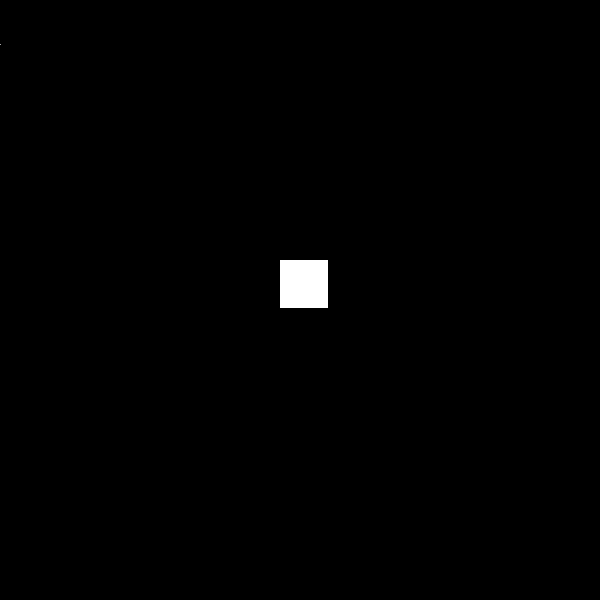
#> input picture Filtragem frequencia/sinc_original_menor.tif, 600 x 600 px
$ python ex4.py
#> lines starting #> are read from the running program, lines starting #| are printed output that depends on the picture
import cv2
import numpy as np
import matplotlib.pyplot as plt

# Carreguando a imagem inicial
imagem = cv2.imread('sinc_original_menor.tif', 0)
#> imagem is the input picture: shape (600, 600); min 0, max 255, mean 1.6
# Calcule a Transformada de Fourier 2D da imagem
fourier = np.fft.fft2(imagem)
fourier_shifted = np.fft.fftshift(fourier)
magnitude_spectrum = np.log(np.abs(fourier_shifted) + 1)
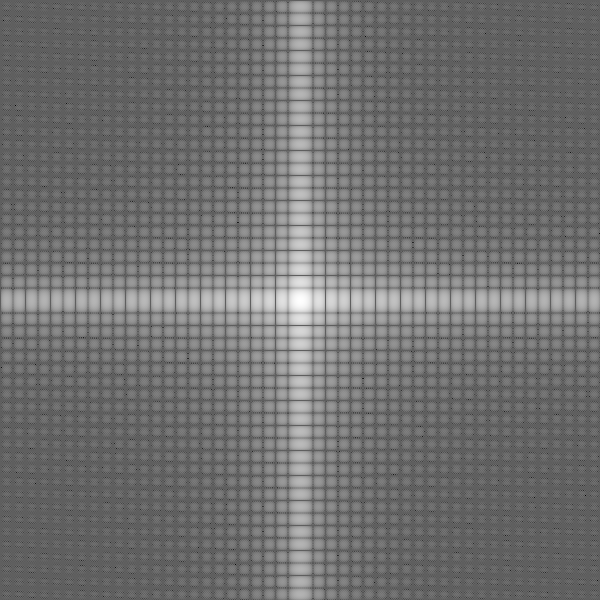
#> magnitude_spectrum: shape (600, 600) float64; min 0.26, max 13.28, mean 6.02; drawn with min black and max white

# Valores diferentes de D0
D0_values = [0.01, 0.05, 0.5]

plt.figure(figsize=(12, 12))

for i, D0 in enumerate(D0_values):
    n = 2  # Ordem do filtro Butterworth
    filtro_butterworth = 1 / (1 + (np.sqrt(2) - 1) * np.power(magnitude_spectrum / D0, 2 * n))

    # Aplique o filtro à Transformada de Fourier
    fourier_filtrado_butterworth = fourier_shifted * filtro_butterworth

    # Calcule a Transformada Inversa de Fourier para obter a imagem filtrada
    imagem_filtrada_butterworth = np.abs(np.fft.ifft2(np.fft.ifftshift(fourier_filtrado_butterworth)))

    # Visualize as imagens dos filtros e as imagens filtradas
    plt.subplot(3, 3, i * 2 + 1)
    plt.title(f'Filtro Butterworth (D0 = {D0})')
    plt.imshow(filtro_butterworth, cmap='gray')
    plt.axis('off')

    plt.subplot(3, 3, i * 2 + 2)
    plt.title(f'Imagem Filtrada (D0 = {D0})')
    plt.imshow(imagem_filtrada_butterworth, cmap='gray')
    plt.axis('off')

# Visualize a imagem original
plt.subplot(3, 3, 7)
plt.title('Imagem Original')
plt.imshow(imagem, cmap='gray')
plt.axis('off')

# Visualize o espectro de Fourier
plt.subplot(3, 3, 8)
plt.title('Espectro de Fourier')
plt.imshow(magnitude_spectrum, cmap='gray')
plt.axis('off')

plt.tight_layout()
plt.show()
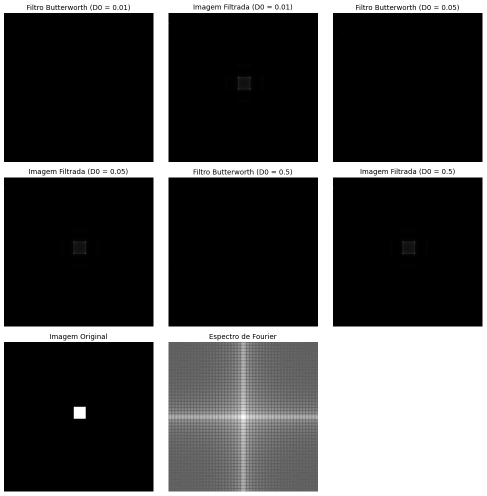
#> figure drawn by matplotlib, 8 panels
